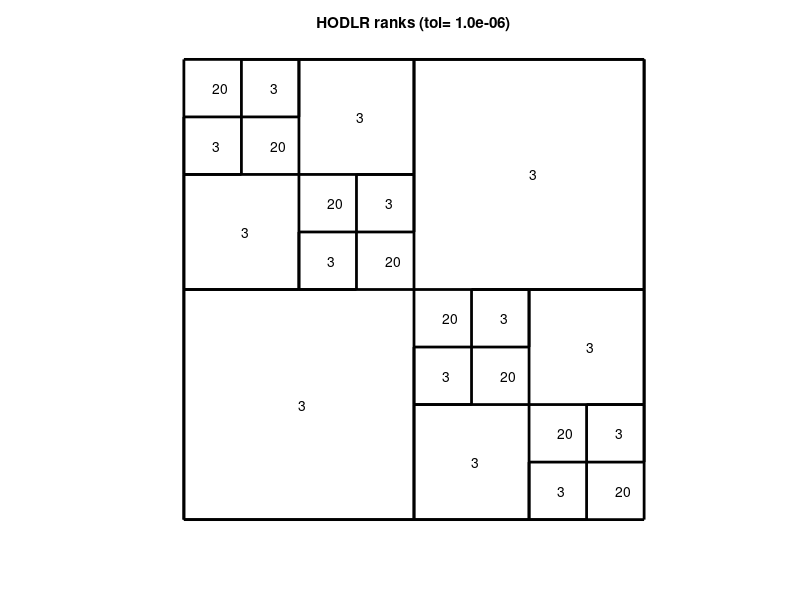

Here is the MATLAB script that generated this plot:
% March 6, 2025: Per-Gunnar Martinsson, UT-Austin
%
% These codes illustrate some properties of different types of rank
% structured matrices.

function tutorial_rank_structure

%%% Set up the problem size. We think of the matrix as split into b x b
%%% blocks, and these blocks organized into a tree structure. The tree has
%%% "L" levels. 
b    = 20;
L    = 3;
n    = 2^L;
ntot = n*b;

%%% Test compressibility of a Hilbert matrix.
A = hilb(ntot);
A = 2*norm(A)*eye(ntot) + A;
tol = 1e-12;
plot_HODLR_ranks(A,b,L,tol);
%keyboard
plot_HODLR_ranks(inv(A),b,L,tol);
%keyboard

%%% Tests for pretend BIE
[A,xx] = pretend_BIE(ntot);
tol = 1e-6;
plot(xx(1,:),xx(2,:),'k.'); axis equal;
%keyboard
plot_HODLR_ranks(A,b,L,tol);
%keyboard
plot_HODLR_ranks(inv(A),b,L,tol);
%keyboard
plot_BS_ranks(A,b,n,tol);
keyboard
% Let us look at a specific block:
I = 1:30;
J = 40:60;
plot(xx(1,:),xx(2,:),'k.',...
     xx(1,I),xx(2,I),'r.',...
     xx(1,J),xx(2,J),'b.',...
     'MarkerSize',20); 
axis equal;
%keyboard
semilogy(svd(A(I,J)),'k.','MarkerSize',15)
%keyboard
% The ordering of the points matter greatly!
% If we draw indices at random, then nothing works.
[~,ind] = sort(rand(1,ntot));
I = ind(1:30);
J = ind(40:60);
plot(xx(1,:),xx(2,:),'k.',...
     xx(1,I),xx(2,I),'r.',...
     xx(1,J),xx(2,J),'b.',...
     'MarkerSize',20); 
axis equal;
%keyboard
semilogy(svd(A(I,J)),'k.','MarkerSize',15)
%keyboard

%%% Tests for HODLR matrix.
%%% Let us build a random HODLR matrix, and test some things.
k = 3; % The rank.
A = build_HODLR_matrix(b,L,k);
A = A + 2*norm(A)*eye(ntot);  % Make it well-conditioned.
plot_HODLR_ranks(A,b,L,tol)
%keyboard
plot_HODLR_ranks(inv(A),b,L,tol)
%keyboard
%plot_HBS_ranks(A,b,L,tol);
%plot_HBS_ranks_v2(A,b,L,tol);
%plot_HBS_ranks_v2(inv(A),b,L,tol);
%plot_BS_ranks(A,b,n,tol);

%%% Tests for BS matrix.
k = 3; % The rank.
A = build_BS_matrix(b,n,k);
A = A + 2*norm(A)*eye(ntot);   % Make it well-conditioned.
plot_BS_ranks(A,b,n,tol);
keyboard
plot_BS_ranks(inv(A),b,n,tol);
keyboard

%%% Tests for HBS matrix.
A = build_HBS_matrix(b,L,k);
A = A + 2*norm(A)*eye(ntot);
plot_HBS_ranks(A,b,L,tol);
keyboard
plot_HBS_ranks_v2(A,b,L,tol);
keyboard
plot_HBS_ranks_v2(inv(A),b,L,tol);
keyboard
plot_HODLR_ranks(A,b,L,tol)
keyboard
plot_HODLR_ranks(inv(A),b,L,tol)
keyboard

return

%%%%%%%%%%%%%%%%%%%%%%%%%%%%%%%%%%%%%%%%%%%%%%%%%%%%%%%%%%%%%%%%%%%%%%%%%%%
% This function builds a "random" block separable matrix. 
% The inputs are:
%    b : block size
%    n : the number of blocks
%    k : the ranks of the off-diagonal blocks
%%%%%%%%%%%%%%%%%%%%%%%%%%%%%%%%%%%%%%%%%%%%%%%%%%%%%%%%%%%%%%%%%%%%%%%%%%%

function A = build_BS_matrix(b,n,k)

UU   = build_basis_matrix(b,n,k);
VV   = build_basis_matrix(b,n,k);
A    = UU*randn(n*k,n*k)*VV';
for ibox = 1:n
  ind        = (ibox-1)*b + (1:b);
  A(ind,ind) = randn(b);
end

return

%%%%%%%%%%%%%%%%%%%%%%%%%%%%%%%%%%%%%%%%%%%%%%%%%%%%%%%%%%%%%%%%%%%%%%%%%%%
% This function builds a block diagonal ON matrix.
% The inputs are:
%    b : block size
%    n : the number of blocks
%    k : the number of columns of the off-diagonal blocks
%%%%%%%%%%%%%%%%%%%%%%%%%%%%%%%%%%%%%%%%%%%%%%%%%%%%%%%%%%%%%%%%%%%%%%%%%%%

function U = build_basis_matrix(b,n,k)

U = zeros(b*n,k*n);
for ibox = 1:n
  indi = (ibox-1)*b + (1:b);
  indj = (ibox-1)*k + (1:k);
  [Uloc,~] = qr(randn(b,k),0);
  U(indi,indj) = Uloc;
end

return

%%%%%%%%%%%%%%%%%%%%%%%%%%%%%%%%%%%%%%%%%%%%%%%%%%%%%%%%%%%%%%%%%%%%%%%%%%%
% This function displays the ranks of a block separable matrix.
% The inputs are:
%    A   : the input matrix
%    b   : block size
%    n   : the number of blocks
%    tol : the cutoff for numerical rank
%%%%%%%%%%%%%%%%%%%%%%%%%%%%%%%%%%%%%%%%%%%%%%%%%%%%%%%%%%%%%%%%%%%%%%%%%%%

function plot_BS_ranks(A,b,n,tol)

ntot = size(A,1);

figure(1)
hold off
plot([1;1]*linspace(0,ntot,n+1),[0;ntot]*ones(1,n+1),'k',...
     [0;ntot]*ones(1,n+1),[1;1]*linspace(0,ntot,n+1),'k',...
     'LineWidth',2)
axis ij
axis equal
axis([0,ntot,0,ntot] + 5*[-1,1,-1,1])
axis off
hold on
for ibox = 1:n
  indi = (ibox-1)*b + (1:b);
  for jbox = 1:n %[1:(ibox-1),(ibox+1):n]
    indj = (jbox-1)*b + (1:b);
    text((ibox-0.5)*b,(jbox-0.5)*b,sprintf('%d',sum(svd(A(indi,indj)) > tol)))
  end
end

return

%%%%%%%%%%%%%%%%%%%%%%%%%%%%%%%%%%%%%%%%%%%%%%%%%%%%%%%%%%%%%%%%%%%%%%%%%%%
% This function builds an HBS (or HSS) matrix.
% The inputs are:
%    b : block size
%    L : the number of levels in the tree
%    k : the number of columns of the off-diagonal blocks
%%%%%%%%%%%%%%%%%%%%%%%%%%%%%%%%%%%%%%%%%%%%%%%%%%%%%%%%%%%%%%%%%%%%%%%%%%%

function A = build_HBS_matrix(b,L,k)

%%% Build the matrix recursively. Start with the top level.
A = [zeros(k),randn(k);...
     randn(k),zeros(k)];

%%% Sweep over levels, coarser to finer. 
%%% Form the "AT" matrix at each level.
for ilevel = 1:(L-1)
  UU = build_basis_matrix(2*k,2^ilevel,k);
  VV = build_basis_matrix(2*k,2^ilevel,k);
  A  = UU*A*VV';
  for ibox = 1:2^ilevel
    ind = (ibox-1)*2*k + (1:(2*k));
    A(ind,ind) = [zeros(k),randn(k);...
                  randn(k),zeros(k)];
  end
end

%%% Now expand AT to the full matrix at the leaf level.
UU = build_basis_matrix(b,2^L,k);
VV = build_basis_matrix(b,2^L,k);
A  = UU*A*VV';
for ibox = 1:2^L
  ind        = (ibox-1)*b + (1:b);
  A(ind,ind) = randn(b);
end

return

%%%%%%%%%%%%%%%%%%%%%%%%%%%%%%%%%%%%%%%%%%%%%%%%%%%%%%%%%%%%%%%%%%%%%%%%%%%
% This function computes the numerical ranks of an HBS matrix.
% The inputs are:
%    A   : the input matrix
%    b   : block size
%    L   : the number of levels in the tree
%    tol : the cutoff for numerical rank
%%%%%%%%%%%%%%%%%%%%%%%%%%%%%%%%%%%%%%%%%%%%%%%%%%%%%%%%%%%%%%%%%%%%%%%%%%%

function plot_HBS_ranks(A,b,L,tol)

ntot = size(A,1);

for ilevel = 1:L
  figure(1)
  subplot(1,L,ilevel)
  m = b*(2^(L-ilevel));
  hold off
  plot([0,ntot,ntot,0,0],[0,0,ntot,ntot,0],'k',...
       [0;ntot]*ones(1,2^ilevel+1),[1;1]*linspace(0,ntot,2^ilevel+1),'k',...
      'LineWidth',2)
  axis ij
  axis equal
  axis([0,ntot,0,ntot] + 5*[-1,1,-1,1])
  axis off
  hold on
  for ibox = 1:2^ilevel
    jbox = ibox + 1 - 2*mod(ibox+1,2);
    indi = (ibox-1)*m + (1:m);
    indj = [1:((ibox-1)*m),(ibox*m+1):ntot];
    text((ibox - 0.5)*m,(jbox-0.5)*m,...
         sprintf('%d',sum(svd(A(indi,indj)) > tol)))
    plot((ibox-1)*m + [0,m,m,0,0],(ibox-1)*m + [0,0,m,m,0],'k',...
         'LineWidth',2)
  end
  title(sprintf('HBS ranks - level %d',ilevel))
end
hold off

return

%%%%%%%%%%%%%%%%%%%%%%%%%%%%%%%%%%%%%%%%%%%%%%%%%%%%%%%%%%%%%%%%%%%%%%%%%%%

function plot_HBS_ranks_v2(A,b,L,tol)

ntot = size(A,1);

figure(1)
subplot(1,1,1)
hold off
plot([0,ntot,ntot,0,0],[0,0,ntot,ntot,0],'k',...
    'LineWidth',2)
axis ij
axis equal
axis([0,ntot,0,ntot] + 5*[-1,1,-1,1])
axis off
hold on
for ilevel = 1:L
  m = b*(2^(L-ilevel));
  for ibox = 1:2^ilevel
    jbox = ibox + 1 - 2*mod(ibox+1,2);
    indi = (ibox-1)*m + (1:m);
    indj = [1:((ibox-1)*m),(ibox*m+1):ntot];
    text((jbox - 0.5)*m,(ibox-0.5)*m,...
         sprintf('%d',sum(svd(A(indi,indj)) > tol)))
    plot((ibox - 1)*m + [0,m,m,0,0],(jbox-1)*m + [0,0,m,m,0],'k',...
         'LineWidth',2)
  end
end
for ibox = 1:2^L
  ind = (ibox-1)*b + (1:b);
  text((ibox - 0.5)*m,(ibox-0.5)*m,sprintf('%d',sum(svd(A(ind,ind)) > tol)))
end
title(sprintf('HBS ranks (tol=%8.1e)',tol))
hold off

return

%%%%%%%%%%%%%%%%%%%%%%%%%%%%%%%%%%%%%%%%%%%%%%%%%%%%%%%%%%%%%%%%%%%%%%%%%%%

function plot_HODLR_ranks(A,b,L,tol)

ntot = size(A,1);

figure(1)
subplot(1,1,1)
hold off
plot([0,ntot,ntot,0,0],[0,0,ntot,ntot,0],'k',...
    'LineWidth',2)
axis ij
axis equal
axis([0,ntot,0,ntot] + 5*[-1,1,-1,1])
axis off
hold on
for ilevel = 1:L
  m = b*(2^(L-ilevel));
  for ibox = 1:2^ilevel
    jbox = ibox + 1 - 2*mod(ibox+1,2);
    indi = (ibox-1)*m + (1:m);
    indj = (jbox-1)*m + (1:m);
    text((ibox - 0.5)*m,(jbox-0.5)*m,...
         sprintf('%d',sum(svd(A(indi,indj)) > tol)))
    plot((ibox - 1)*m + [0,m,m,0,0],(jbox-1)*m + [0,0,m,m,0],'k',...
         'LineWidth',2)
  end
end
for ibox = 1:2^L
  ind = (ibox-1)*b + (1:b);
  text((ibox - 0.5)*m,(ibox-0.5)*m,sprintf('%d',sum(svd(A(ind,ind)) > tol)))
end

title(sprintf('HODLR ranks (tol=%8.1e)',tol))
hold off

return

%%%%%%%%%%%%%%%%%%%%%%%%%%%%%%%%%%%%%%%%%%%%%%%%%%%%%%%%%%%%%%%%%%%%%%%%%%%

function A = build_HODLR_matrix(b,L,k)

ntot = b*(2*L);
A    = randn(ntot,ntot);
for ilevel = 1:L
  m = b*(2^(L-ilevel));
  for ibox = 1:2^ilevel
    jbox = ibox + 1 - 2*mod(ibox+1,2);
    indi = (ibox-1)*m + (1:m);
    indj = (jbox-1)*m + (1:m);
    [Uloc,~] = qr(randn(m,k),0);
    [Vloc,~] = qr(randn(m,k),0);
    A(indi,indj) = Uloc*randn(k)*Vloc';
  end
end

return

%%%%%%%%%%%%%%%%%%%%%%%%%%%%%%%%%%%%%%%%%%%%%%%%%%%%%%%%%%%%%%%%%%%%%%%%%%%

function [A,xx] = pretend_BIE(ntot)

tt = linspace(0,2*pi*(1 - 1/ntot),ntot);
xx = [cos(tt).*(1 + 0.2*cos(5*tt));...
      sin(tt).*(1 + 0.2*cos(5*tt))];
DD1 = xx(1,:)'*ones(1,ntot) - ones(ntot,1)*xx(1,:);
DD2 = xx(2,:)'*ones(1,ntot) - ones(ntot,1)*xx(2,:);
A   = log(DD1.*DD1 + DD2.*DD2 + eye(ntot));

return

%%%%%%%%%%%%%%%%%%%%%%%%%%%%%%%%%%%%%%%%%%%%%%%%%%%%%%%%%%%%%%%%%%%%%%%%%%%

